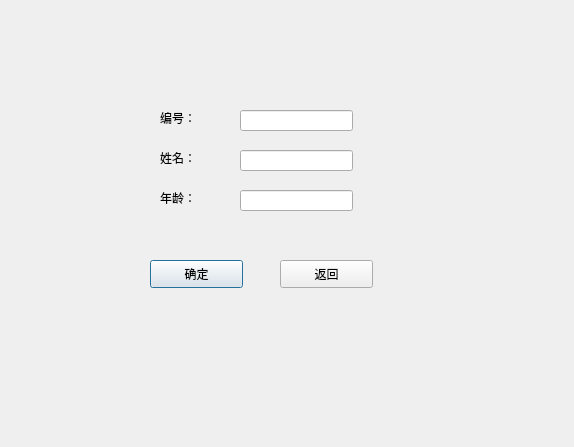
<?xml version="1.0" encoding="UTF-8"?>
<ui version="4.0">
 <class>change_manager_info_input</class>
 <widget class="QDialog" name="change_manager_info_input">
  <property name="geometry">
   <rect>
    <x>0</x>
    <y>0</y>
    <width>574</width>
    <height>447</height>
   </rect>
  </property>
  <property name="windowTitle">
   <string>Dialog</string>
  </property>
  <widget class="QLabel" name="label">
   <property name="geometry">
    <rect>
     <x>160</x>
     <y>110</y>
     <width>72</width>
     <height>15</height>
    </rect>
   </property>
   <property name="text">
    <string>编号：</string>
   </property>
  </widget>
  <widget class="QLineEdit" name="lineEdit">
   <property name="geometry">
    <rect>
     <x>240</x>
     <y>110</y>
     <width>113</width>
     <height>21</height>
    </rect>
   </property>
  </widget>
  <widget class="QLabel" name="label_2">
   <property name="geometry">
    <rect>
     <x>160</x>
     <y>150</y>
     <width>72</width>
     <height>15</height>
    </rect>
   </property>
   <property name="text">
    <string>姓名：</string>
   </property>
  </widget>
  <widget class="QLineEdit" name="lineEdit_2">
   <property name="geometry">
    <rect>
     <x>240</x>
     <y>150</y>
     <width>113</width>
     <height>21</height>
    </rect>
   </property>
  </widget>
  <widget class="QLabel" name="label_3">
   <property name="geometry">
    <rect>
     <x>160</x>
     <y>190</y>
     <width>72</width>
     <height>15</height>
    </rect>
   </property>
   <property name="text">
    <string>年龄：</string>
   </property>
  </widget>
  <widget class="QLineEdit" name="lineEdit_3">
   <property name="geometry">
    <rect>
     <x>240</x>
     <y>190</y>
     <width>113</width>
     <height>21</height>
    </rect>
   </property>
  </widget>
  <widget class="QPushButton" name="pushButton">
   <property name="geometry">
    <rect>
     <x>150</x>
     <y>260</y>
     <width>93</width>
     <height>28</height>
    </rect>
   </property>
   <property name="text">
    <string>确定</string>
   </property>
  </widget>
  <widget class="QPushButton" name="pushButton_2">
   <property name="geometry">
    <rect>
     <x>280</x>
     <y>260</y>
     <width>93</width>
     <height>28</height>
    </rect>
   </property>
   <property name="text">
    <string>返回</string>
   </property>
  </widget>
 </widget>
 <resources/>
 <connections/>
</ui>
